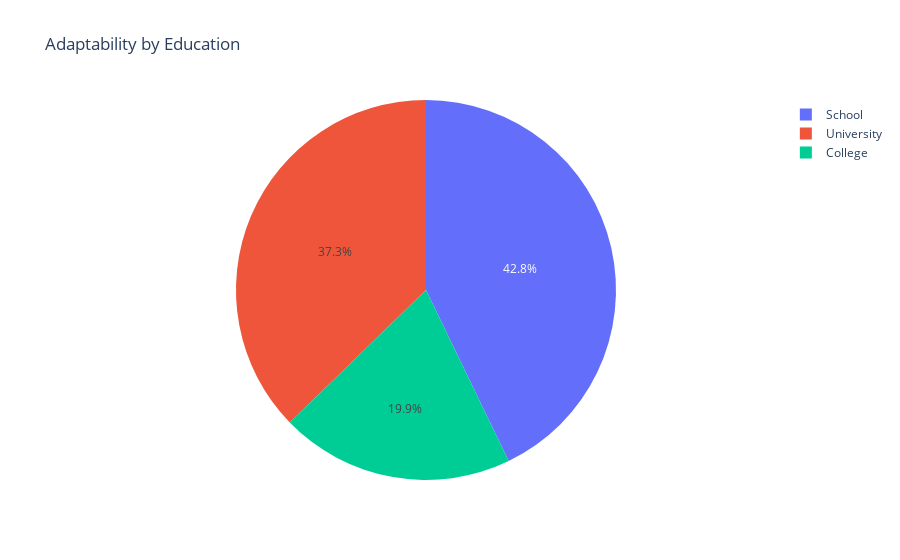

This figure's notebook cell:
### Code cell
fig = px.pie(df, values='Adaptivity Level', names='Education Level', title='Adaptability by Education')
fig.show()

### Figure 1 — Plotly figure (JSON) as saved in the notebook; plotly's stock layout.template omitted (floating-point values rounded to 4 significant figures; data arrays with more than 128 entries replaced by an {"elided": "..."} marker saying what was removed)
{"data": [{"domain": {"x": [0, 1], "y": [0, 1]}, "hovertemplate": "Education Level=%{label}<br>Adaptivity Level=%{value}<extra></extra>", "labels": {"elided": "1205 str values"}, "legendgroup": "", "name": "", "showlegend": true, "type": "pie", "values": {"elided": "1205 int values"}}], "layout": {"legend": {"tracegroupgap": 0}, "title": {"text": "Adaptability by Education"}}}
